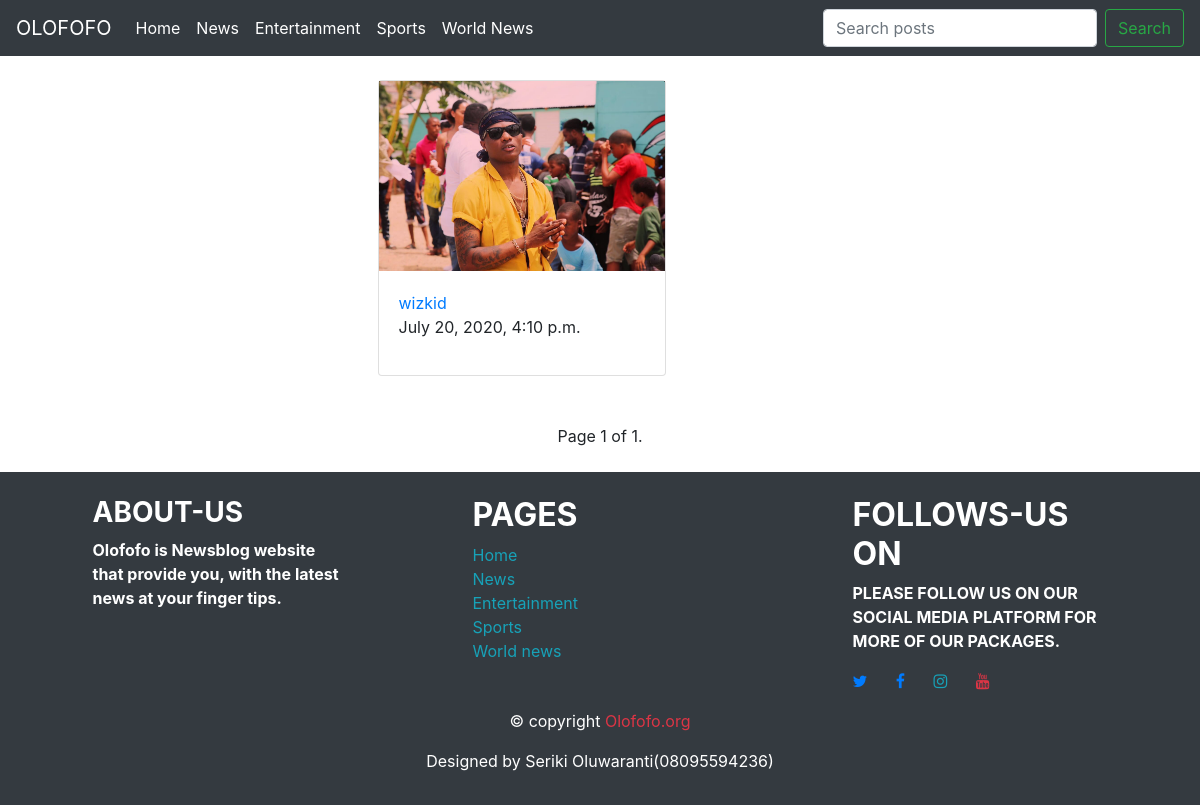
/Olofofo/entertainment, run on the app's committed database.
### Olofofo/models.py (models this page shows, shortened)
class Post(models.Model):
    title = models.CharField(max_length=300)
    content = models.TextField()
    slug = models.SlugField(max_length=200, unique=True)
    author = models.IntegerField(choices=AUTHOR, default=0)
    updated_on = models.DateTimeField(auto_now=True)
    created_on = models.DateTimeField(auto_now_add=True)
    status = models.IntegerField(choices=STATUS, default=0)
    image = models.ImageField(upload_to='images/', blank=True)
    image1 = models.ImageField(upload_to='images/', blank=True)
    image2 = models.ImageField(upload_to='images/', blank=True)
    category = models.IntegerField(choices=CATEGORY, default=0)
    class Meta:
        ordering = ['-created_on']
    def get_absolute_url(self):
        return f"/Olofofo/{self.slug}"

### Olofofo/views.py (the view)
# urls.py: path('entertainment', views.entertainment_list, name='entertainment'),
def entertainment_list(request):
    c_list = Post.objects.filter(status=1, category=1).order_by('-created_on')
    paginator = Paginator(c_list, 4)
    page = request.GET.get('page')
    try:
        c = paginator.page(page)
    except PageNotAnInteger:
        c = paginator.page(1)
    except EmptyPage:
        c = paginator.page(paginator.num_pages)
    return render(request, 'entertainment.html', {'c_list': c})

### Olofofo/templates/entertainment.html (shortened to what this page needs)
{% extends 'base.html'%}
{% block entertainment %}
<div class="row">
    {% for item in c_list %}
    <div class="col-sm-2 col-md-5 mr-auto ml-auto">
        <div class="card" style="width: 18rem;">
            {% if item.image %}
            <img src="{{ item.image.url }}" class="img-fluid" alt="...">
            {% endif %}
            <div class="card-body">
                <a href="{{ item.get_absolute_url }}" class="card-title text-center">{{ item.title}}</a>
                <p>
                    {{item.updated_on}}
                </p>
            </div>
        </div>
        <br>
    </div>
    {% endfor %}
</div>
<br>
<nav aria-label="Page navigation example">
    <div class="pagination justify-content-center">
        <div class="pagination">
    <span class="step-links">
        <span class="current">
            Page {{ c_list.number }} of {{ c_list.paginator.num_pages }}.
        </span>
    </span>
        </div>
    </div>
</nav>
{% endblock %}

### data on the page
Post: image (picture), title "wizkid", updated_on "July 20, 2020, 4:10 p.m."

### other printed values
{{ c_list.number }} "1"
{{ c_list.paginator.num_pages }} "1"
